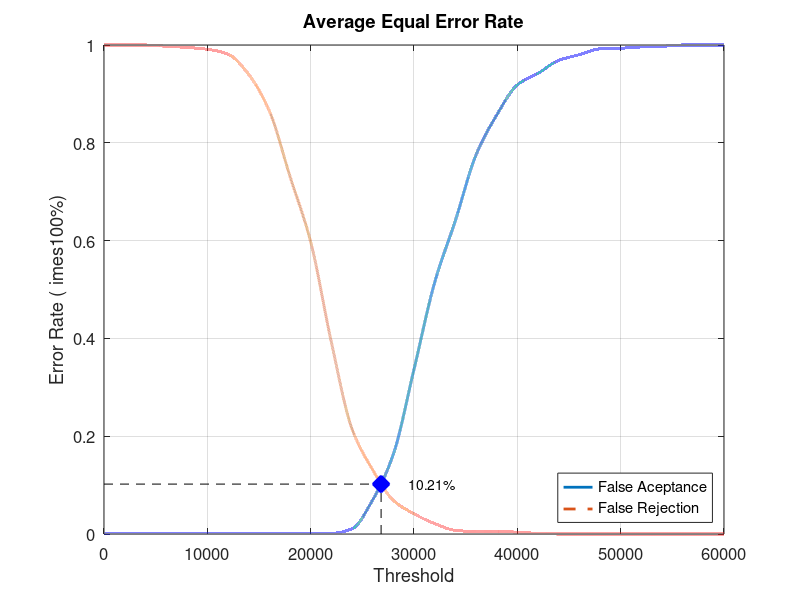
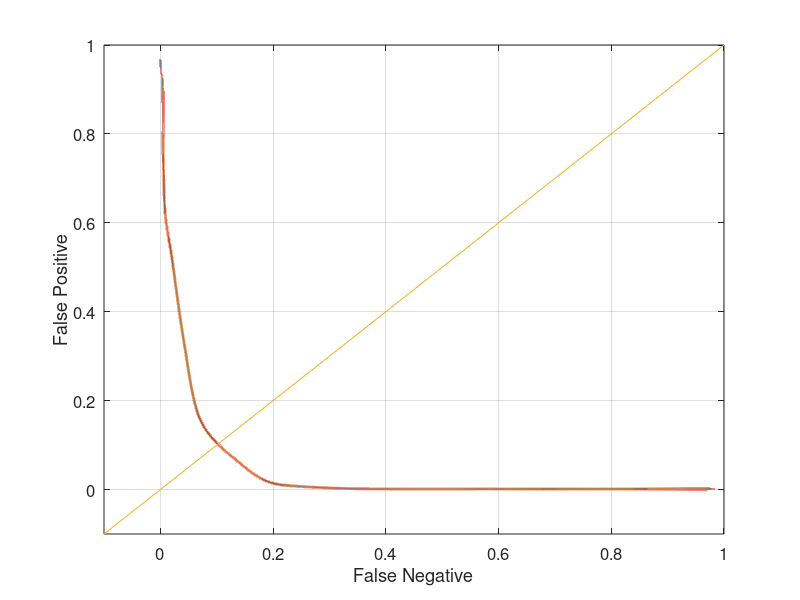

Reproduce these figures in MATLAB, in order.
close all;
clear;
clc;
x = 0:2000:60000;
xq = 0:0.5:60000;

y0 = [0 0.00131579 0.00131579 0.00131579 0.00131579 0.00131579 0.00131579 0.00131579 0.00131579 0.00131579 0.00131579 0.00131579 0.0105263 0.0697368 0.163158 0.336842 0.514474 0.640789 0.775 0.856579 0.918421 0.942105 0.968421 0.980263 0.992105 0.993421 0.996053 0.997368 1 1 1]
yy0 = interp1(x, y0, xq, 'pchip');
y1 = [1 1 1 0.9975 0.995 0.99125 0.98125 0.94 0.865 0.73125 0.5975 0.3925 0.215 0.13125 0.06875 0.04125 0.02125 0.0075 0.005 0.005 0.00375 0.00125 0 0 0 0 0 0 0 0 0]
yy1 = interp1(x, y1, xq, 'pchip');

% Calculating EER: 
y2 = abs(y0 - y1);
find(y2 == min(y2))
yy2 = abs(yy0 - yy1);
xEER = find(yy2 == min(yy2));
xEERIndex = xq(xEER) % X-axis EER
yEER = yy0(xEER) % Y-axis EER

main = figure
plot(xq, yy0,'-','LineWidth', 2);	hold on
plot(xq, yy1,'--','LineWidth', 2);	hold on
plot([xEERIndex xEERIndex], [0 yEER], 'k--');	hold on
plot([0 xEERIndex], [yEER yEER], 'k--');	hold on
plot(xEERIndex, yEER, 'bx', 'LineWidth', 10);	hold on
text(xEERIndex + 10 * xEERIndex / 100, yEER, [num2str(round((10000 * yEER)) / 100) '%'])
legend('False Aceptance', 'False Rejection', 'Location', 'SouthEast')
xlabel('Threshold')
ylabel('Error Rate (	imes100%)')
title('Average Equal Error Rate')
set(gca, 'FontSize', 12)
axis([0 60000 0 1])
grid on

print(main, 'Experiment1AverageMain', '-dpng');
FNRxFPR = figure('Color', [1 1 1]);
plot(yy1, yy0, '-', yy1, yy0, 'LineWidth', 2);
hold on
y = -0.1:0.1:1
plot(y, y); 
set(gca, 'FontSize', 12)
xlabel('False Negative')
ylabel('False Positive')
axis([-0.1 1 -0.1 1])
set(gca, 'FontSize', 12)
grid on

print(FNRxFPR, 'Experiment1AverageFNRxFPR','-dpng');
